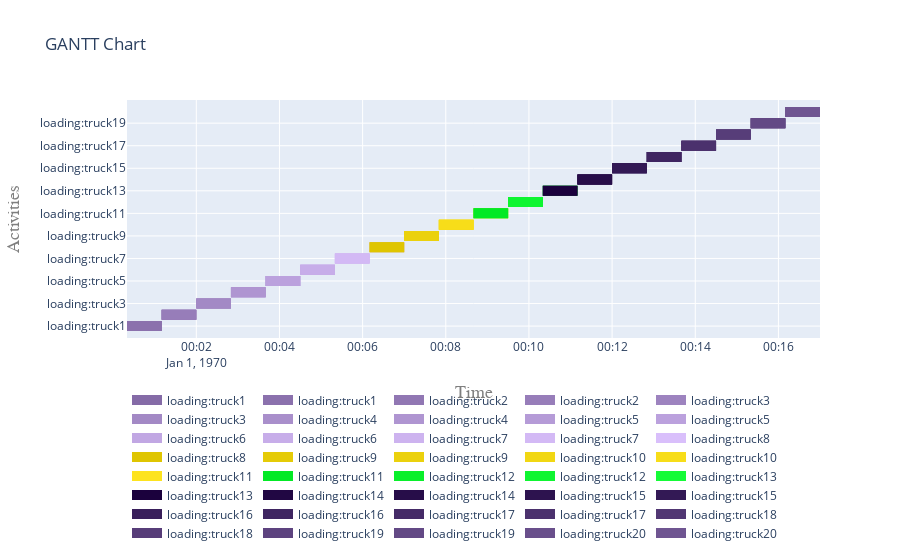

This figure's notebook cell:
### Code cell
def expand(a, namespace):
    n = len(namespace)
    sa = []
    if a.name[0:n]==namespace:
        sa.append(a)
    if hasattr(a, "sub_processes"):
        for s in a.sub_processes:
            if s.name[0:n]==namespace:
                sa.append(s)
            sa+=expand(s,namespace)
    return sa

all_activities = []
for a in [*activities_d_truck]:
    all_activities+=expand(activities_d_truck[a],'load')
all_activities
fig = plot.get_gantt_chart(all_activities)

### Figure 1 — Plotly figure (JSON) as saved in the notebook; plotly's stock layout.template omitted (floating-point values rounded to 4 significant figures)
{"data": [{"connectgaps": false, "hoverinfo": "y+name", "line": {"color": "rgb(133,107,167)", "width": 10}, "mode": "lines", "name": "loading:truck1", "type": "scatter", "x": ["1970-01-01T00:00:20", "1970-01-01T00:00:20", "1970-01-01T00:01:10", "1970-01-01T00:01:10", "1970-01-01T00:01:10", "1970-01-01T00:00:20", "1970-01-01T00:00:20", "1970-01-01T00:01:10", "1970-01-01T00:01:10", "1970-01-01T00:01:10"], "y": ["loading:truck1", "loading:truck1", "loading:truck1", "loading:truck1", null, "loading:truck1", "loading:truck1", "loading:truck1", "loading:truck1", null]}, {"connectgaps": false, "hoverinfo": "y+name", "line": {"color": "rgb(139,113,173)", "width": 10}, "mode": "lines", "name": "loading:truck1", "type": "scatter", "x": ["1970-01-01T00:00:20", "1970-01-01T00:00:20", "1970-01-01T00:01:10", "1970-01-01T00:01:10", "1970-01-01T00:01:10", "1970-01-01T00:00:20", "1970-01-01T00:00:20", "1970-01-01T00:01:10", "1970-01-01T00:01:10", "1970-01-01T00:01:10"], "y": ["loading:truck1", "loading:truck1", "loading:truck1", "loading:truck1", null, "loading:truck1", "loading:truck1", "loading:truck1", "loading:truck1", null]}, {"connectgaps": false, "hoverinfo": "y+name", "line": {"color": "rgb(145,119,179)", "width": 10}, "mode": "lines", "name": "loading:truck2", "type": "scatter", "x": ["1970-01-01T00:01:10", "1970-01-01T00:01:10", "1970-01-01T00:02:00", "1970-01-01T00:02:00", "1970-01-01T00:02:00", "1970-01-01T00:01:10", "1970-01-01T00:01:10", "1970-01-01T00:02:00", "1970-01-01T00:02:00", "1970-01-01T00:02:00"], "y": ["loading:truck2", "loading:truck2", "loading:truck2", "loading:truck2", null, "loading:truck2", "loading:truck2", "loading:truck2", "loading:truck2", null]}, {"connectgaps": false, "hoverinfo": "y+name", "line": {"color": "rgb(151,125,185)", "width": 10}, "mode": "lines", "name": "loading:truck2", "type": "scatter", "x": ["1970-01-01T00:01:10", "1970-01-01T00:01:10", "1970-01-01T00:02:00", "1970-01-01T00:02:00", "1970-01-01T00:02:00", "1970-01-01T00:01:10", "1970-01-01T00:01:10", "1970-01-01T00:02:00", "1970-01-01T00:02:00", "1970-01-01T00:02:00"], "y": ["loading:truck2", "loading:truck2", "loading:truck2", "loading:truck2", null, "loading:truck2", "loading:truck2", "loading:truck2", "loading:truck2", null]}, {"connectgaps": false, "hoverinfo": "y+name", "line": {"color": "rgb(157,131,191)", "width": 10}, "mode": "lines", "name": "loading:truck3", "type": "scatter", "x": ["1970-01-01T00:02:00", "1970-01-01T00:02:00", "1970-01-01T00:02:50", "1970-01-01T00:02:50", "1970-01-01T00:02:50", "1970-01-01T00:02:00", "1970-01-01T00:02:00", "1970-01-01T00:02:50", "1970-01-01T00:02:50", "1970-01-01T00:02:50"], "y": ["loading:truck3", "loading:truck3", "loading:truck3", "loading:truck3", null, "loading:truck3", "loading:truck3", "loading:truck3", "loading:truck3", null]}, {"connectgaps": false, "hoverinfo": "y+name", "line": {"color": "rgb(163,137,197)", "width": 10}, "mode": "lines", "name": "loading:truck3", "type": "scatter", "x": ["1970-01-01T00:02:00", "1970-01-01T00:02:00", "1970-01-01T00:02:50", "1970-01-01T00:02:50", "1970-01-01T00:02:50", "1970-01-01T00:02:00", "1970-01-01T00:02:00", "1970-01-01T00:02:50", "1970-01-01T00:02:50", "1970-01-01T00:02:50"], "y": ["loading:truck3", "loading:truck3", "loading:truck3", "loading:truck3", null, "loading:truck3", "loading:truck3", "loading:truck3", "loading:truck3", null]}, {"connectgaps": false, "hoverinfo": "y+name", "line": {"color": "rgb(169,143,203)", "width": 10}, "mode": "lines", "name": "loading:truck4", "type": "scatter", "x": ["1970-01-01T00:02:50", "1970-01-01T00:02:50", "1970-01-01T00:03:40", "1970-01-01T00:03:40", "1970-01-01T00:03:40", "1970-01-01T00:02:50", "1970-01-01T00:02:50", "1970-01-01T00:03:40", "1970-01-01T00:03:40", "1970-01-01T00:03:40"], "y": ["loading:truck4", "loading:truck4", "loading:truck4", "loading:truck4", null, "loading:truck4", "loading:truck4", "loading:truck4", "loading:truck4", null]}, {"connectgaps": false, "hoverinfo": "y+name", "line": {"color": "rgb(175,149,209)", "width": 10}, "mode": "lines", "name": "loading:truck4", "type": "scatter", "x": ["1970-01-01T00:02:50", "1970-01-01T00:02:50", "1970-01-01T00:03:40", "1970-01-01T00:03:40", "1970-01-01T00:03:40", "1970-01-01T00:02:50", "1970-01-01T00:02:50", "1970-01-01T00:03:40", "1970-01-01T00:03:40", "1970-01-01T00:03:40"], "y": ["loading:truck4", "loading:truck4", "loading:truck4", "loading:truck4", null, "loading:truck4", "loading:truck4", "loading:truck4", "loading:truck4", null]}, {"connectgaps": false, "hoverinfo": "y+name", "line": {"color": "rgb(181,155,215)", "width": 10}, "mode": "lines", "name": "loading:truck5", "type": "scatter", "x": ["1970-01-01T00:03:40", "1970-01-01T00:03:40", "1970-01-01T00:04:30", "1970-01-01T00:04:30", "1970-01-01T00:04:30", "1970-01-01T00:03:40", "1970-01-01T00:03:40", "1970-01-01T00:04:30", "1970-01-01T00:04:30", "1970-01-01T00:04:30"], "y": ["loading:truck5", "loading:truck5", "loading:truck5", "loading:truck5", null, "loading:truck5", "loading:truck5", "loading:truck5", "loading:truck5", null]}, {"connectgaps": false, "hoverinfo": "y+name", "line": {"color": "rgb(187,161,221)", "width": 10}, "mode": "lines", "name": "loading:truck5", "type": "scatter", "x": ["1970-01-01T00:03:40", "1970-01-01T00:03:40", "1970-01-01T00:04:30", "1970-01-01T00:04:30", "1970-01-01T00:04:30", "1970-01-01T00:03:40", "1970-01-01T00:03:40", "1970-01-01T00:04:30", "1970-01-01T00:04:30", "1970-01-01T00:04:30"], "y": ["loading:truck5", "loading:truck5", "loading:truck5", "loading:truck5", null, "loading:truck5", "loading:truck5", "loading:truck5", "loading:truck5", null]}, {"connectgaps": false, "hoverinfo": "y+name", "line": {"color": "rgb(193,167,227)", "width": 10}, "mode": "lines", "name": "loading:truck6", "type": "scatter", "x": ["1970-01-01T00:04:30", "1970-01-01T00:04:30", "1970-01-01T00:05:20", "1970-01-01T00:05:20", "1970-01-01T00:05:20", "1970-01-01T00:04:30", "1970-01-01T00:04:30", "1970-01-01T00:05:20", "1970-01-01T00:05:20", "1970-01-01T00:05:20"], "y": ["loading:truck6", "loading:truck6", "loading:truck6", "loading:truck6", null, "loading:truck6", "loading:truck6", "loading:truck6", "loading:truck6", null]}, {"connectgaps": false, "hoverinfo": "y+name", "line": {"color": "rgb(199,173,233)", "width": 10}, "mode": "lines", "name": "loading:truck6", "type": "scatter", "x": ["1970-01-01T00:04:30", "1970-01-01T00:04:30", "1970-01-01T00:05:20", "1970-01-01T00:05:20", "1970-01-01T00:05:20", "1970-01-01T00:04:30", "1970-01-01T00:04:30", "1970-01-01T00:05:20", "1970-01-01T00:05:20", "1970-01-01T00:05:20"], "y": ["loading:truck6", "loading:truck6", "loading:truck6", "loading:truck6", null, "loading:truck6", "loading:truck6", "loading:truck6", "loading:truck6", null]}, {"connectgaps": false, "hoverinfo": "y+name", "line": {"color": "rgb(205,179,239)", "width": 10}, "mode": "lines", "name": "loading:truck7", "type": "scatter", "x": ["1970-01-01T00:05:20", "1970-01-01T00:05:20", "1970-01-01T00:06:10", "1970-01-01T00:06:10", "1970-01-01T00:06:10", "1970-01-01T00:05:20", "1970-01-01T00:05:20", "1970-01-01T00:06:10", "1970-01-01T00:06:10", "1970-01-01T00:06:10"], "y": ["loading:truck7", "loading:truck7", "loading:truck7", "loading:truck7", null, "loading:truck7", "loading:truck7", "loading:truck7", "loading:truck7", null]}, {"connectgaps": false, "hoverinfo": "y+name", "line": {"color": "rgb(211,185,245)", "width": 10}, "mode": "lines", "name": "loading:truck7", "type": "scatter", "x": ["1970-01-01T00:05:20", "1970-01-01T00:05:20", "1970-01-01T00:06:10", "1970-01-01T00:06:10", "1970-01-01T00:06:10", "1970-01-01T00:05:20", "1970-01-01T00:05:20", "1970-01-01T00:06:10", "1970-01-01T00:06:10", "1970-01-01T00:06:10"], "y": ["loading:truck7", "loading:truck7", "loading:truck7", "loading:truck7", null, "loading:truck7", "loading:truck7", "loading:truck7", "loading:truck7", null]}, {"connectgaps": false, "hoverinfo": "y+name", "line": {"color": "rgb(217,191,251)", "width": 10}, "mode": "lines", "name": "loading:truck8", "type": "scatter", "x": ["1970-01-01T00:06:10", "1970-01-01T00:06:10", "1970-01-01T00:07:00", "1970-01-01T00:07:00", "1970-01-01T00:07:00", "1970-01-01T00:06:10", "1970-01-01T00:06:10", "1970-01-01T00:07:00", "1970-01-01T00:07:00", "1970-01-01T00:07:00"], "y": ["loading:truck8", "loading:truck8", "loading:truck8", "loading:truck8", null, "loading:truck8", "loading:truck8", "loading:truck8", "loading:truck8", null]}, {"connectgaps": false, "hoverinfo": "y+name", "line": {"color": "rgb(223,197,1)", "width": 10}, "mode": "lines", "name": "loading:truck8", "type": "scatter", "x": ["1970-01-01T00:06:10", "1970-01-01T00:06:10", "1970-01-01T00:07:00", "1970-01-01T00:07:00", "1970-01-01T00:07:00", "1970-01-01T00:06:10", "1970-01-01T00:06:10", "1970-01-01T00:07:00", "1970-01-01T00:07:00", "1970-01-01T00:07:00"], "y": ["loading:truck8", "loading:truck8", "loading:truck8", "loading:truck8", null, "loading:truck8", "loading:truck8", "loading:truck8", "loading:truck8", null]}, {"connectgaps": false, "hoverinfo": "y+name", "line": {"color": "rgb(229,203,7)", "width": 10}, "mode": "lines", "name": "loading:truck9", "type": "scatter", "x": ["1970-01-01T00:07:00", "1970-01-01T00:07:00", "1970-01-01T00:07:50", "1970-01-01T00:07:50", "1970-01-01T00:07:50", "1970-01-01T00:07:00", "1970-01-01T00:07:00", "1970-01-01T00:07:50", "1970-01-01T00:07:50", "1970-01-01T00:07:50"], "y": ["loading:truck9", "loading:truck9", "loading:truck9", "loading:truck9", null, "loading:truck9", "loading:truck9", "loading:truck9", "loading:truck9", null]}, {"connectgaps": false, "hoverinfo": "y+name", "line": {"color": "rgb(235,209,13)", "width": 10}, "mode": "lines", "name": "loading:truck9", "type": "scatter", "x": ["1970-01-01T00:07:00", "1970-01-01T00:07:00", "1970-01-01T00:07:50", "1970-01-01T00:07:50", "1970-01-01T00:07:50", "1970-01-01T00:07:00", "1970-01-01T00:07:00", "1970-01-01T00:07:50", "1970-01-01T00:07:50", "1970-01-01T00:07:50"], "y": ["loading:truck9", "loading:truck9", "loading:truck9", "loading:truck9", null, "loading:truck9", "loading:truck9", "loading:truck9", "loading:truck9", null]}, {"connectgaps": false, "hoverinfo": "y+name", "line": {"color": "rgb(241,215,19)", "width": 10}, "mode": "lines", "name": "loading:truck10", "type": "scatter", "x": ["1970-01-01T00:07:50", "1970-01-01T00:07:50", "1970-01-01T00:08:40", "1970-01-01T00:08:40", "1970-01-01T00:08:40", "1970-01-01T00:07:50", "1970-01-01T00:07:50", "1970-01-01T00:08:40", "1970-01-01T00:08:40", "1970-01-01T00:08:40"], "y": ["loading:truck10", "loading:truck10", "loading:truck10", "loading:truck10", null, "loading:truck10", "loading:truck10", "loading:truck10", "loading:truck10", null]}, {"connectgaps": false, "hoverinfo": "y+name", "line": {"color": "rgb(247,221,25)", "width": 10}, "mode": "lines", "name": "loading:truck10", "type": "scatter", "x": ["1970-01-01T00:07:50", "1970-01-01T00:07:50", "1970-01-01T00:08:40", "1970-01-01T00:08:40", "1970-01-01T00:08:40", "1970-01-01T00:07:50", "1970-01-01T00:07:50", "1970-01-01T00:08:40", "1970-01-01T00:08:40", "1970-01-01T00:08:40"], "y": ["loading:truck10", "loading:truck10", "loading:truck10", "loading:truck10", null, "loading:truck10", "loading:truck10", "loading:truck10", "loading:truck10", null]}, {"connectgaps": false, "hoverinfo": "y+name", "line": {"color": "rgb(253,227,31)", "width": 10}, "mode": "lines", "name": "loading:truck11", "type": "scatter", "x": ["1970-01-01T00:08:40", "1970-01-01T00:08:40", "1970-01-01T00:09:30", "1970-01-01T00:09:30", "1970-01-01T00:09:30", "1970-01-01T00:08:40", "1970-01-01T00:08:40", "1970-01-01T00:09:30", "1970-01-01T00:09:30", "1970-01-01T00:09:30"], "y": ["loading:truck11", "loading:truck11", "loading:truck11", "loading:truck11", null, "loading:truck11", "loading:truck11", "loading:truck11", "loading:truck11", null]}, {"connectgaps": false, "hoverinfo": "y+name", "line": {"color": "rgb(3,233,37)", "width": 10}, "mode": "lines", "name": "loading:truck11", "type": "scatter", "x": ["1970-01-01T00:08:40", "1970-01-01T00:08:40", "1970-01-01T00:09:30", "1970-01-01T00:09:30", "1970-01-01T00:09:30", "1970-01-01T00:08:40", "1970-01-01T00:08:40", "1970-01-01T00:09:30", "1970-01-01T00:09:30", "1970-01-01T00:09:30"], "y": ["loading:truck11", "loading:truck11", "loading:truck11", "loading:truck11", null, "loading:truck11", "loading:truck11", "loading:truck11", "loading:truck11", null]}, {"connectgaps": false, "hoverinfo": "y+name", "line": {"color": "rgb(9,239,43)", "width": 10}, "mode": "lines", "name": "loading:truck12", "type": "scatter", "x": ["1970-01-01T00:09:30", "1970-01-01T00:09:30", "1970-01-01T00:10:20", "1970-01-01T00:10:20", "1970-01-01T00:10:20", "1970-01-01T00:09:30", "1970-01-01T00:09:30", "1970-01-01T00:10:20", "1970-01-01T00:10:20", "1970-01-01T00:10:20"], "y": ["loading:truck12", "loading:truck12", "loading:truck12", "loading:truck12", null, "loading:truck12", "loading:truck12", "loading:truck12", "loading:truck12", null]}, {"connectgaps": false, "hoverinfo": "y+name", "line": {"color": "rgb(15,245,49)", "width": 10}, "mode": "lines", "name": "loading:truck12", "type": "scatter", "x": ["1970-01-01T00:09:30", "1970-01-01T00:09:30", "1970-01-01T00:10:20", "1970-01-01T00:10:20", "1970-01-01T00:10:20", "1970-01-01T00:09:30", "1970-01-01T00:09:30", "1970-01-01T00:10:20", "1970-01-01T00:10:20", "1970-01-01T00:10:20"], "y": ["loading:truck12", "loading:truck12", "loading:truck12", "loading:truck12", null, "loading:truck12", "loading:truck12", "loading:truck12", "loading:truck12", null]}, {"connectgaps": false, "hoverinfo": "y+name", "line": {"color": "rgb(21,251,55)", "width": 10}, "mode": "lines", "name": "loading:truck13", "type": "scatter", "x": ["1970-01-01T00:10:20", "1970-01-01T00:10:20", "1970-01-01T00:11:10", "1970-01-01T00:11:10", "1970-01-01T00:11:10", "1970-01-01T00:10:20", "1970-01-01T00:10:20", "1970-01-01T00:11:10", "1970-01-01T00:11:10", "1970-01-01T00:11:10"], "y": ["loading:truck13", "loading:truck13", "loading:truck13", "loading:truck13", null, "loading:truck13", "loading:truck13", "loading:truck13", "loading:truck13", null]}, {"connectgaps": false, "hoverinfo": "y+name", "line": {"color": "rgb(27,1,61)", "width": 10}, "mode": "lines", "name": "loading:truck13", "type": "scatter", "x": ["1970-01-01T00:10:20", "1970-01-01T00:10:20", "1970-01-01T00:11:10", "1970-01-01T00:11:10", "1970-01-01T00:11:10", "1970-01-01T00:10:20", "1970-01-01T00:10:20", "1970-01-01T00:11:10", "1970-01-01T00:11:10", "1970-01-01T00:11:10"], "y": ["loading:truck13", "loading:truck13", "loading:truck13", "loading:truck13", null, "loading:truck13", "loading:truck13", "loading:truck13", "loading:truck13", null]}, {"connectgaps": false, "hoverinfo": "y+name", "line": {"color": "rgb(33,7,67)", "width": 10}, "mode": "lines", "name": "loading:truck14", "type": "scatter", "x": ["1970-01-01T00:11:10", "1970-01-01T00:11:10", "1970-01-01T00:12:00", "1970-01-01T00:12:00", "1970-01-01T00:12:00", "1970-01-01T00:11:10", "1970-01-01T00:11:10", "1970-01-01T00:12:00", "1970-01-01T00:12:00", "1970-01-01T00:12:00"], "y": ["loading:truck14", "loading:truck14", "loading:truck14", "loading:truck14", null, "loading:truck14", "loading:truck14", "loading:truck14", "loading:truck14", null]}, {"connectgaps": false, "hoverinfo": "y+name", "line": {"color": "rgb(39,13,73)", "width": 10}, "mode": "lines", "name": "loading:truck14", "type": "scatter", "x": ["1970-01-01T00:11:10", "1970-01-01T00:11:10", "1970-01-01T00:12:00", "1970-01-01T00:12:00", "1970-01-01T00:12:00", "1970-01-01T00:11:10", "1970-01-01T00:11:10", "1970-01-01T00:12:00", "1970-01-01T00:12:00", "1970-01-01T00:12:00"], "y": ["loading:truck14", "loading:truck14", "loading:truck14", "loading:truck14", null, "loading:truck14", "loading:truck14", "loading:truck14", "loading:truck14", null]}, {"connectgaps": false, "hoverinfo": "y+name", "line": {"color": "rgb(45,19,79)", "width": 10}, "mode": "lines", "name": "loading:truck15", "type": "scatter", "x": ["1970-01-01T00:12:00", "1970-01-01T00:12:00", "1970-01-01T00:12:50", "1970-01-01T00:12:50", "1970-01-01T00:12:50", "1970-01-01T00:12:00", "1970-01-01T00:12:00", "1970-01-01T00:12:50", "1970-01-01T00:12:50", "1970-01-01T00:12:50"], "y": ["loading:truck15", "loading:truck15", "loading:truck15", "loading:truck15", null, "loading:truck15", "loading:truck15", "loading:truck15", "loading:truck15", null]}, {"connectgaps": false, "hoverinfo": "y+name", "line": {"color": "rgb(51,25,85)", "width": 10}, "mode": "lines", "name": "loading:truck15", "type": "scatter", "x": ["1970-01-01T00:12:00", "1970-01-01T00:12:00", "1970-01-01T00:12:50", "1970-01-01T00:12:50", "1970-01-01T00:12:50", "1970-01-01T00:12:00", "1970-01-01T00:12:00", "1970-01-01T00:12:50", "1970-01-01T00:12:50", "1970-01-01T00:12:50"], "y": ["loading:truck15", "loading:truck15", "loading:truck15", "loading:truck15", null, "loading:truck15", "loading:truck15", "loading:truck15", "loading:truck15", null]}, {"connectgaps": false, "hoverinfo": "y+name", "line": {"color": "rgb(57,31,91)", "width": 10}, "mode": "lines", "name": "loading:truck16", "type": "scatter", "x": ["1970-01-01T00:12:50", "1970-01-01T00:12:50", "1970-01-01T00:13:40", "1970-01-01T00:13:40", "1970-01-01T00:13:40", "1970-01-01T00:12:50", "1970-01-01T00:12:50", "1970-01-01T00:13:40", "1970-01-01T00:13:40", "1970-01-01T00:13:40"], "y": ["loading:truck16", "loading:truck16", "loading:truck16", "loading:truck16", null, "loading:truck16", "loading:truck16", "loading:truck16", "loading:truck16", null]}, {"connectgaps": false, "hoverinfo": "y+name", "line": {"color": "rgb(63,37,97)", "width": 10}, "mode": "lines", "name": "loading:truck16", "type": "scatter", "x": ["1970-01-01T00:12:50", "1970-01-01T00:12:50", "1970-01-01T00:13:40", "1970-01-01T00:13:40", "1970-01-01T00:13:40", "1970-01-01T00:12:50", "1970-01-01T00:12:50", "1970-01-01T00:13:40", "1970-01-01T00:13:40", "1970-01-01T00:13:40"], "y": ["loading:truck16", "loading:truck16", "loading:truck16", "loading:truck16", null, "loading:truck16", "loading:truck16", "loading:truck16", "loading:truck16", null]}, {"connectgaps": false, "hoverinfo": "y+name", "line": {"color": "rgb(69,43,103)", "width": 10}, "mode": "lines", "name": "loading:truck17", "type": "scatter", "x": ["1970-01-01T00:13:40", "1970-01-01T00:13:40", "1970-01-01T00:14:30", "1970-01-01T00:14:30", "1970-01-01T00:14:30", "1970-01-01T00:13:40", "1970-01-01T00:13:40", "1970-01-01T00:14:30", "1970-01-01T00:14:30", "1970-01-01T00:14:30"], "y": ["loading:truck17", "loading:truck17", "loading:truck17", "loading:truck17", null, "loading:truck17", "loading:truck17", "loading:truck17", "loading:truck17", null]}, {"connectgaps": false, "hoverinfo": "y+name", "line": {"color": "rgb(75,49,109)", "width": 10}, "mode": "lines", "name": "loading:truck17", "type": "scatter", "x": ["1970-01-01T00:13:40", "1970-01-01T00:13:40", "1970-01-01T00:14:30", "1970-01-01T00:14:30", "1970-01-01T00:14:30", "1970-01-01T00:13:40", "1970-01-01T00:13:40", "1970-01-01T00:14:30", "1970-01-01T00:14:30", "1970-01-01T00:14:30"], "y": ["loading:truck17", "loading:truck17", "loading:truck17", "loading:truck17", null, "loading:truck17", "loading:truck17", "loading:truck17", "loading:truck17", null]}, {"connectgaps": false, "hoverinfo": "y+name", "line": {"color": "rgb(81,55,115)", "width": 10}, "mode": "lines", "name": "loading:truck18", "type": "scatter", "x": ["1970-01-01T00:14:30", "1970-01-01T00:14:30", "1970-01-01T00:15:20", "1970-01-01T00:15:20", "1970-01-01T00:15:20", "1970-01-01T00:14:30", "1970-01-01T00:14:30", "1970-01-01T00:15:20", "1970-01-01T00:15:20", "1970-01-01T00:15:20"], "y": ["loading:truck18", "loading:truck18", "loading:truck18", "loading:truck18", null, "loading:truck18", "loading:truck18", "loading:truck18", "loading:truck18", null]}, {"connectgaps": false, "hoverinfo": "y+name", "line": {"color": "rgb(87,61,121)", "width": 10}, "mode": "lines", "name": "loading:truck18", "type": "scatter", "x": ["1970-01-01T00:14:30", "1970-01-01T00:14:30", "1970-01-01T00:15:20", "1970-01-01T00:15:20", "1970-01-01T00:15:20", "1970-01-01T00:14:30", "1970-01-01T00:14:30", "1970-01-01T00:15:20", "1970-01-01T00:15:20", "1970-01-01T00:15:20"], "y": ["loading:truck18", "loading:truck18", "loading:truck18", "loading:truck18", null, "loading:truck18", "loading:truck18", "loading:truck18", "loading:truck18", null]}, {"connectgaps": false, "hoverinfo": "y+name", "line": {"color": "rgb(93,67,127)", "width": 10}, "mode": "lines", "name": "loading:truck19", "type": "scatter", "x": ["1970-01-01T00:15:20", "1970-01-01T00:15:20", "1970-01-01T00:16:10", "1970-01-01T00:16:10", "1970-01-01T00:16:10", "1970-01-01T00:15:20", "1970-01-01T00:15:20", "1970-01-01T00:16:10", "1970-01-01T00:16:10", "1970-01-01T00:16:10"], "y": ["loading:truck19", "loading:truck19", "loading:truck19", "loading:truck19", null, "loading:truck19", "loading:truck19", "loading:truck19", "loading:truck19", null]}, {"connectgaps": false, "hoverinfo": "y+name", "line": {"color": "rgb(99,73,133)", "width": 10}, "mode": "lines", "name": "loading:truck19", "type": "scatter", "x": ["1970-01-01T00:15:20", "1970-01-01T00:15:20", "1970-01-01T00:16:10", "1970-01-01T00:16:10", "1970-01-01T00:16:10", "1970-01-01T00:15:20", "1970-01-01T00:15:20", "1970-01-01T00:16:10", "1970-01-01T00:16:10", "1970-01-01T00:16:10"], "y": ["loading:truck19", "loading:truck19", "loading:truck19", "loading:truck19", null, "loading:truck19", "loading:truck19", "loading:truck19", "loading:truck19", null]}, {"connectgaps": false, "hoverinfo": "y+name", "line": {"color": "rgb(105,79,139)", "width": 10}, "mode": "lines", "name": "loading:truck20", "type": "scatter", "x": ["1970-01-01T00:16:10", "1970-01-01T00:16:10", "1970-01-01T00:17:00", "1970-01-01T00:17:00", "1970-01-01T00:17:00", "1970-01-01T00:16:10", "1970-01-01T00:16:10", "1970-01-01T00:17:00", "1970-01-01T00:17:00", "1970-01-01T00:17:00"], "y": ["loading:truck20", "loading:truck20", "loading:truck20", "loading:truck20", null, "loading:truck20", "loading:truck20", "loading:truck20", "loading:truck20", null]}, {"connectgaps": false, "hoverinfo": "y+name", "line": {"color": "rgb(111,85,145)", "width": 10}, "mode": "lines", "name": "loading:truck20", "type": "scatter", "x": ["1970-01-01T00:16:10", "1970-01-01T00:16:10", "1970-01-01T00:17:00", "1970-01-01T00:17:00", "1970-01-01T00:17:00", "1970-01-01T00:16:10", "1970-01-01T00:16:10", "1970-01-01T00:17:00", "1970-01-01T00:17:00", "1970-01-01T00:17:00"], "y": ["loading:truck20", "loading:truck20", "loading:truck20", "loading:truck20", null, "loading:truck20", "loading:truck20", "loading:truck20", "loading:truck20", null]}], "layout": {"autosize": true, "hovermode": "closest", "legend": {"orientation": "h", "x": 0, "y": -0.2}, "title": {"text": "GANTT Chart"}, "xaxis": {"range": ["1970-01-01T00:00:20", "1970-01-01T00:17:00"], "title": {"font": {"color": "#7f7f7f", "family": "Courier New, monospace", "size": 18}, "text": "Time"}, "type": "date"}, "yaxis": {"autorange": true, "range": [-1.056, 20.06], "title": {"font": {"color": "#7f7f7f", "family": "Courier New, monospace", "size": 18}, "text": "Activities"}, "type": "category"}}}
